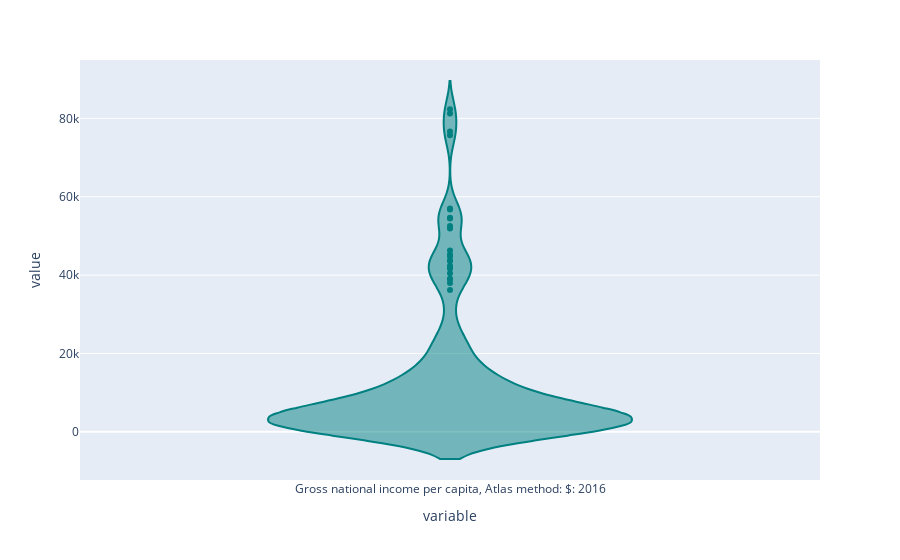

The cell this chart's notebook holds for it:
### Code cell
# Code Here, Use voilinplot
fig=px.violin(capita)
fig.update_traces(marker_color='teal')
fig.show()

### Figure 1 — Plotly figure (JSON) as saved in the notebook; plotly's stock layout.template omitted (floating-point values rounded to 4 significant figures; data arrays with more than 128 entries replaced by an {"elided": "..."} marker saying what was removed)
{"data": [{"alignmentgroup": "True", "box": {"visible": false}, "hovertemplate": "variable=%{x}<br>value=%{y}<extra></extra>", "legendgroup": "", "marker": {"color": "teal"}, "name": "", "offsetgroup": "", "orientation": "v", "scalegroup": "True", "showlegend": false, "type": "violin", "x": {"elided": "166 str values"}, "x0": " ", "xaxis": "x", "y": {"elided": "166 int values"}, "y0": " ", "yaxis": "y"}], "layout": {"legend": {"tracegroupgap": 0}, "margin": {"t": 60}, "violinmode": "group", "xaxis": {"anchor": "y", "domain": [0, 1], "title": {"text": "variable"}}, "yaxis": {"anchor": "x", "domain": [0, 1], "title": {"text": "value"}}}}
